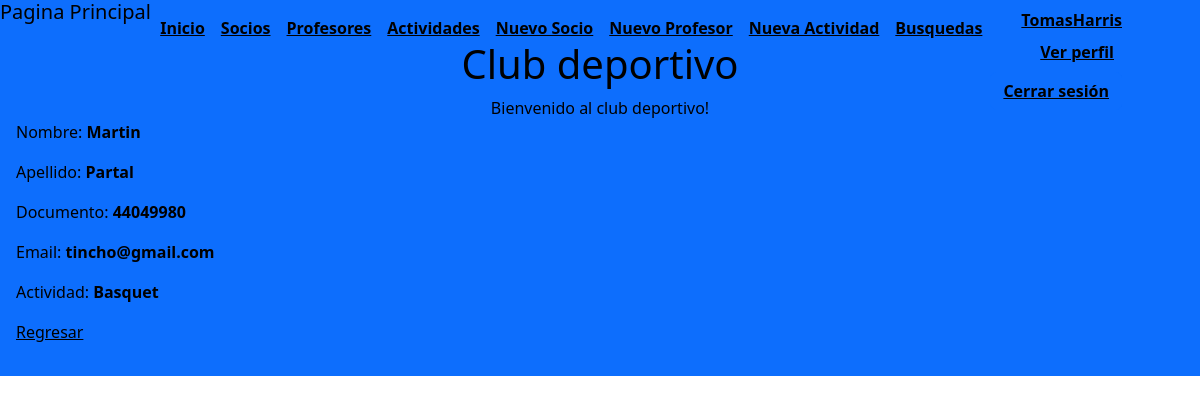
Screenshot of /socio/detalle/1/ (signed in) with the database file from the repository.
### AppProyecto/models.py (models this page shows, shortened)
class Socios(models.Model):
    nombre = models.CharField(max_length=30)
    apellido = models.CharField(max_length=30)
    documento = models.IntegerField()
    email = models.EmailField()
    actividad = models.CharField(max_length=30)

### AppProyecto/clases_views.py (the view)
# urls.py: path('socio/detalle/<int:pk>/', clases_views.SocioDetalle.as_view(), name='Detail-socio'),
class SocioDetalle(LoginRequiredMixin,DetailView):
    model = Socios
    template_name = "appProyecto/clases_vistas/socio_detalle.html"

### AppProyecto/templates/appProyecto/clases_vistas/socio_detalle.html (shortened to what this page needs)
<!DOCTYPE html>
<html lang="en">
<head>
</head>
<body>
    {% extends 'AppProyecto/padre.html' %}
{% load static %}
{% block main %}
<p>Nombre: <strong>{{ socios.nombre }}</strong></p>
<p>Apellido: <strong>{{ socios.apellido }}</strong></p>
<p>Documento: <strong>{{ socios.documento }}</strong></p>
<p>Email: <strong>{{ socios.email }}</strong></p>
<p>Actividad: <strong>{{ socios.actividad }}</strong></p>
<p>
    <a style="color: black;" href="{% url 'lista-socios' %}">Regresar</a>
</p>
{% endblock main %}

### AppProyecto/templates/appProyecto/padre.html (shortened to what this page needs)
<!DOCTYPE html>
<html lang="en">
    {% load static %}
<head>
    <link href="https://cdn.jsdelivr.net/npm/bootstrap@5.3.0-alpha1/dist/css/bootstrap.min.css" rel="stylesheet">
    <link href="{%  static 'appProyecto/css/styles.css' %}" rel="stylesheet" />
</head>
    <body id="page-top">
        <header class="bg-primary text-black p-3">
        <nav class="navbar navbar-expand-lg navbar-dark navbar-custom fixed-top">
            <div class="container px-5">
                <div class="collapse navbar-collapse" id="navbarResponsive">
                    <ul class="navbar-nav ms-auto">
                        <li class="nav-item"><a style="color:rgb(0, 0, 0)" class="nav-link" href="{% url 'inicio'%}"><u ><strong>Inicio</strong></u></a></li>
                        <li class="nav-item"><a style="color:rgb(0, 0, 0)" class="nav-link" href="{% url 'lista-socios' %}"><u ><strong>Socios</strong></u></a></li>
                        <li class="nav-item"><a style="color:rgb(0, 0, 0)" class="nav-link" href="{%  url 'lista-profesores' %}"><u ><strong>Profesores</strong></u></a></li>
                        <li class="nav-item"><a style="color:rgb(0, 0, 0)" class="nav-link" href="{% url 'lista-actividades' %}"><u ><strong>Actividades</strong></u></a></li>
                        <li class="nav-item"><a style="color:rgb(0, 0, 0)" class="nav-link" href="{% url 'socio_form' %}"><u ><strong>Nuevo Socio </strong></u></a></li>
                        <li class="nav-item"><a style="color:rgb(0, 0, 0)" class="nav-link" href="{% url 'profesor_form' %}"><u ><strong>Nuevo Profesor </strong></u></a></li>
                        <li class="nav-item"><a style="color:rgb(0, 0, 0)" class="nav-link" href="{% url 'New' %}"><u ><strong>Nueva Actividad </strong></u></a></li>
                        <li class="nav-item"><a style="color:rgb(0, 0, 0)" class="nav-link" href="{% url 'buscadores' %}"><u ><strong>Busquedas </strong></u></a></li>
                        {% if request.user.is_authenticated %}
                        <div style="text-align: right;">
                            <a style="color: black;"><u><strong>{{ request.user.username}}</strong></u></a>
                            <li class="nav-item"><a style="color:rgb(0, 0, 0)" class="nav-link" href="{% url 'VerPerfil' %}"><u ><strong>Ver perfil </strong></u></a></li>
                            <div style="text-align: right;">
                        <form method="post" action="{% url 'Logout' %}">
                            <div style="text-align: right;">
                                <button class="btn btn-primary" type="submit" style="color: black;"><u><strong>Cerrar sesión</strong></u></button>
                            </div>
                            </div>
                            </div>
                        {% else %}
                        <li class="nav-item"><a style="color:rgb(0, 0, 0)" class="nav-link" href="{% url 'Login' %}"><u ><strong>Iniciar Sesion </strong></u></a></li>
                        <li class="nav-item"><a style="color:rgb(0, 0, 0)" class="nav-link" href="{% url 'Registro' %}"><u ><strong>Registrarse </strong></u></a></li>
                        {% endif %}
                    </div>
                </div>
        </nav>
            {% block contenidoQueCambia %}
            <div style="text-align: center;">
                <br><h1>Club deportivo</h1>
            </div>
            <div style="text-align: center;">Bienvenido al club deportivo!</div>
            <div class="fixed-top" style="text-align: left;"><h5>Pagina Principal</h5></div>
            {% endblock %}
            <body background="https://golsmedia.com/wp-content/uploads/2021/05/todo-necesitas-saber-crear-club-deportivo-e1622449688440.jpg" >
            {% block main %}{% endblock %}
        </header>

### rows the page displays
Socios: nombre "Martin", apellido "Partal", documento "44049980", email "tincho@gmail.com", actividad "Basquet"

### other values shown
{{ request.user.username }} "TomasHarris"
